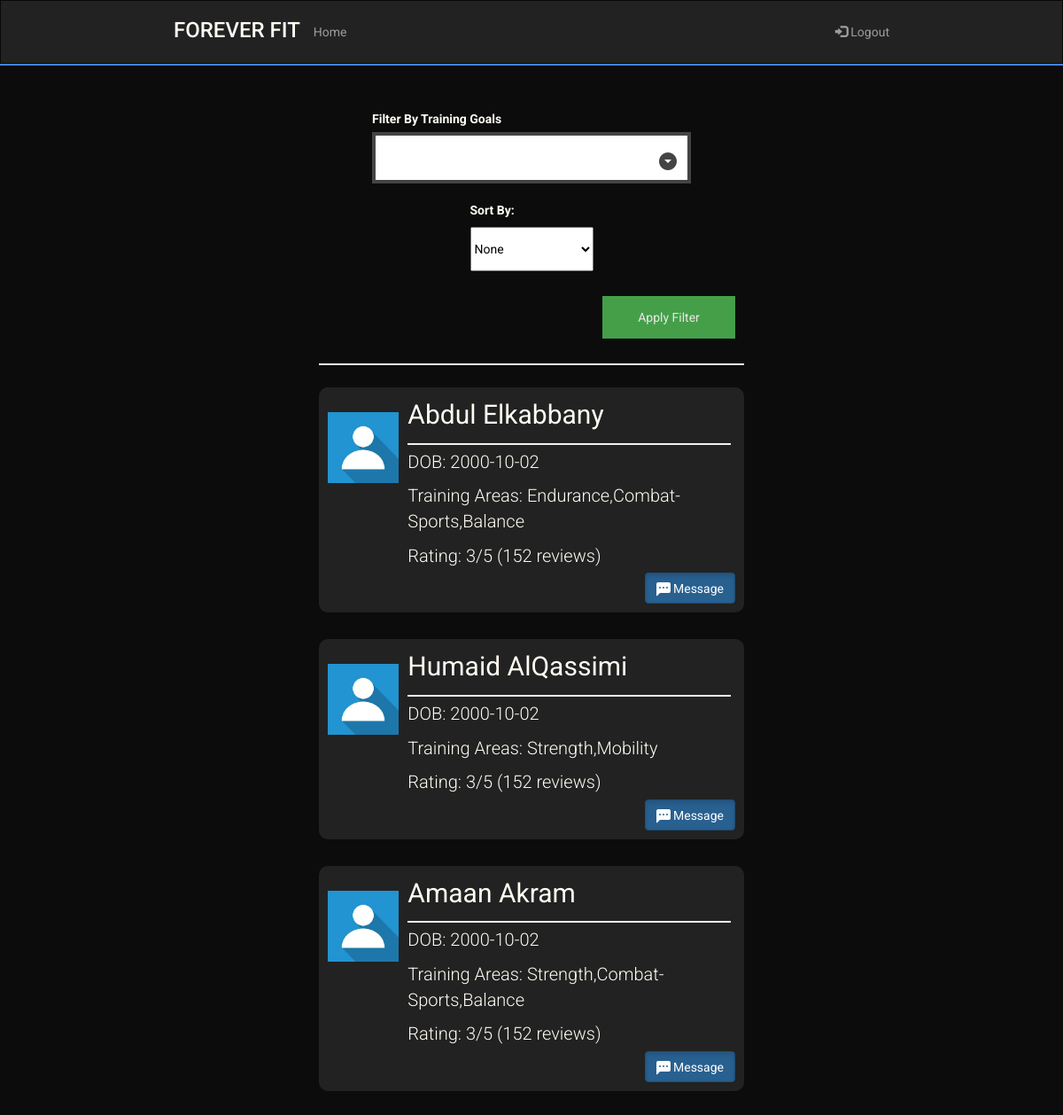
The page /TrainerSearch on the database its author committed.
### sql_db.py (models this page shows, shortened)
class User(UserMixin,db.Model):
    __tablename__ = 'user'
    username = db.Column(db.String(80), unique=True, primary_key=True)
    fname = db.Column(db.String(120), nullable=False)
    lname = db.Column(db.String(120), nullable=False)
    dob = db.Column(db.String(120), nullable=False)
    password = db.Column(db.String(120), nullable=False)
    isTrainer = db.Column(db.Boolean, nullable = False)
    fitnessGoals = db.Column(db.String(120), nullable=True)
    def __repr__(self):
        return '<User %r>' % self.username

### routes.py (the view)
@app.route('/TrainerSearch')
def TrainerSearch():
    return render_template('trainer-search.html', trainers = get_trainers())

### sql_db.py (called while the page is built)
def get_trainers():
    print(User.query.filter_by(isTrainer = True).all())
    return User.query.filter_by(isTrainer = True).all()

### templates/trainer-search.html (shortened to what this page needs)
<!DOCTYPE html>
<html lang="en">
    <head>
        <link rel="stylesheet" href="https://maxcdn.bootstrapcdn.com/bootstrap/3.4.1/css/bootstrap.min.css" />
        <link rel="stylesheet" href="../static/main.css" />
        <link rel="stylesheet" href="../static/dropdown.css" />
    </head>
    <body>
        <header>
            <nav class="navbar navbar-inverse" style="border-radius: 0px; margin-bottom: 0px;">
                <div class="container-fluid">
                    <div class="navbar-header mobile-center">
                        <h3 class="logo" href="#">FOREVER FIT</h3>
                    </div>
                    <ul class="nav navbar-nav laptop">
                        <li><a href="/">Home</a></li>
                    </ul>
                    <ul class="nav navbar-nav navbar-right laptop">
                        <li>
                            <a href="/logout"><span class="glyphicon glyphicon-log-in"></span> Logout</a>
                        </li>
                    </ul>
                </div>
            </nav>
            <hr class="header-hr"/>
        </header>
        <main>
            <form method="post" class="t-options">
                <div class="trainer-options">
                    <div class="f-column tgoals">
                        <label>Filter By Training Goals</label>
                    </div>
                    <div class="f-column">
                        <label for="sortby" style="margin-bottom: 9px;">Sort By:</label>
                            <select id="sortby" name="sortby" style="color: black; height:50px;">
                              <option value="none">None</option>
                            </select>
                    </div>
                </div>
                <div class="filter-div">
                    <button type="submit" class="filter" >Apply Filter</button>
                </div>
                <hr>
            </form>
            <div class="trainer-holder">
                {% for trainer in trainers %}
                <div class="trainer-widget">
                    <div class="trainer-image">
                        <img src="../static/images/profile-picture.jpeg" alt="ProfilePicture" class="profile-picture">
                    </div>
                    <div class="flex-column">
                        <div class = "trainer-info">
                            <div class="trainer-name big">
                                <p>{{ trainer.fname }} {{ trainer.lname }}</p>
                            </div>
                            <hr style="width: 100%; margin-top: 5px; margin-bottom:5px">
                            <div class="small trainer-details">
                                <p>DOB: {{ trainer.dob }}</p>
                                <p>Training Areas: {{ trainer.fitnessGoals }}</p>
                                <p>Rating: 3/5 (152 reviews)</p>
                            </div>
                        </div>
                        <div class="message-button">
                            <a href="/chat/{{trainer.username}}" class="btn btn-primary active mbtn" role="button">
                                Message
                            </a>
                        </div>
                    </div>
                </div>
                {% endfor %}
            </div>
        </main>
    </body>
</html>

### static/main.css (style rules this page uses)
:root { --black: #0c0c0c; --white: #fffcf2; --red: #e54b4b; --lightred: #f0c1c1; --blue: #4282f8; --darkblue: #356cd1; --grey: #222222; --lightgrey: #3d3d3d; }
@media (min-width : 872px) { .container-fluid { margin-bottom: 10px; } }
@media (min-width : 872px) { .navbar { padding-left: 15%; padding-right: 15%; } }
@media (min-width : 872px) { .navbar-nav { padding-top: 10px; } }
@media (min-width : 872px) { .big { font-size: 30px; } }
@media (min-width : 872px) { .small { font-size: 20px; font-weight: 300; } }
body { font-family: 'Roboto', sans-serif; background-color: var(--black); }
main { background-color: var(--black); display: block; overflow: auto; color: var(--white) }
.header-hr { margin-top: 0px; margin-bottom: 0px; border: 1px solid var(--blue); }
.logo { color: var(--white); }
hr { border: 1px solid #f1f1f1; margin-bottom: 25px; }
button { background-color: #4CAF50; color: white; padding: 14px 20px; margin: 8px 0; border: none; cursor: pointer; width: 100%; opacity: 0.9; }
.trainer-holder { display: flex; flex-direction: column; justify-content: space-between; }
.trainer-widget { border-radius: 10px; background-color: #222222; display: flex; flex-direction: row; margin-bottom: 30px; }
.trainer-image { width:100px; margin-right: 10px; }
.profile-picture { width: 100%; }
.trainer-info { width: 98%; }
.flex-column { width: 100%; }
.message-button { position: relative; height: 30px; }
.mbtn { position: absolute; bottom: 0; right: 0; }
.bi { position:relative; bottom: -4px; }
.trainer-options { display: flex; flex-wrap: wrap; }
@media (min-width : 1065px) { .trainer-holder { padding-left: 30%; padding-right: 30%; } }
@media (min-width : 1065px) { .trainer-image { padding-top : 18px; } }
@media (min-width : 1065px) { .trainer-widget { padding: 10px 10px 10px 10px; } }
@media (min-width : 1065px) { .t-options { padding-left:30%; padding-right:30%; padding-top: 30px; } }
.trainer-options { display: flex; flex-direction: row; justify-content: space-evenly; }
.f-column { padding-top:20px; display: flex; flex-direction: column; }
.filter { width: 150px; }
.filter-div { display: flex; padding-top: 20px; }
@media (min-width : 711px) { .tgoals { width: 75%; } }
@media (min-width : 711px) { .filter-div { justify-content: flex-end; padding-right: 10px; } }

### rows shown on the page
User: fname "Abdul", lname "Elkabbany", dob "2000-10-02", fitnessGoals "Endurance,Combat-Sports,Balance"
User: fname "Humaid", lname "AlQassimi", dob "2000-10-02", fitnessGoals "Strength,Mobility"
User: fname "Amaan", lname "Akram", dob "2000-10-02", fitnessGoals "Strength,Combat-Sports,Balance"
